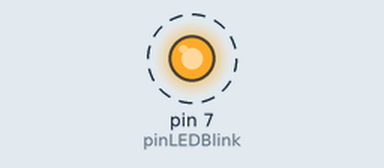
Simulated run of this sketch. Board: Arduino Uno, built with avr-gcc and run on an emulated ATmega328P. On the bench: output pins drawn as LEDs (lit = HIGH). Dashed ring = blinking. What the sketch prints to the serial monitor is not drawn.

Above: at 1.7 s.
Timing chart, 0 to 4.5 s (numbered marks = the images above):
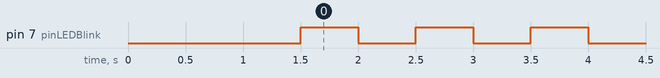

Measured:
- by itself, pin 7 (pinLEDBlink): alternates HIGH for 0.50 s and LOW for 0.50 s

The sketch:

testing_RN4020_device.ino
```cpp
#define pinLEDBlink 7

void setup(){
  //////////////////
  // From: http://forum.arduino.cc/index.php?topic=287457.0
    Serial.begin(115200);
    delay(1000);
    Serial.println("SR,20000000"); //Set device in peripheral mode and set turn on auto advertising
    Serial.println("R,1"); //Reboot
    delay(500);
    Serial.println("A"); //Start advertising
    ////////////////
    pinMode(pinLEDBlink, OUTPUT); //Debug pin
}

void loop() {
  digitalWrite(pinLEDBlink, HIGH);
  delay(500);
  digitalWrite(pinLEDBlink, LOW);
  delay(500);

}
```
